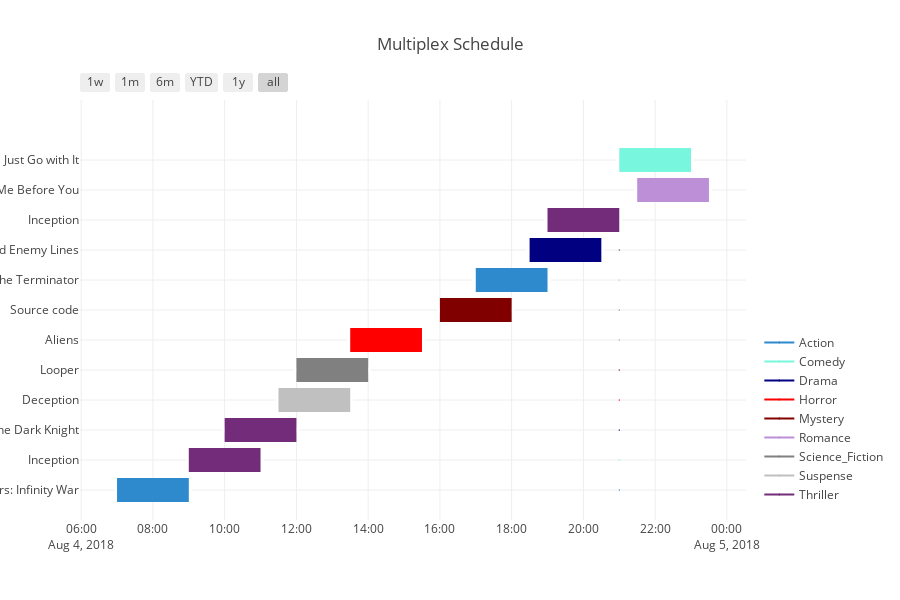

Write notebook code for a chart like this one.
### Markdown cell above
**Draw the Gantt Chart**

We cannot use a named color scale to map String values, so we pass in our colors dictionary to be used to assign colors to the different values of 'Category' in our dataset.

**bar_width** sets the width (in this portrayal, the height) of each bar. A bar_width of 0.4 equals the distance between two grid lines on the Y axis.

### Code cell
fig = ff.create_gantt(multiplex_schedule,
                      title='Multiplex Schedule',
                      
                      colors=color_dict, 
                      index_col='Category',
                      show_colorbar=True,
                      
                      bar_width=0.4,
                      
                      showgrid_x=True, 
                      showgrid_y=True,
                     )

offline.iplot(fig)

### Figure 1 — Plotly figure (JSON) as saved in the notebook; plotly's stock layout.template omitted (floating-point values rounded to 4 significant figures)
{"data": [{"marker": {"color": "white"}, "name": "", "type": "scatter", "uid": "a096e9e8-9c60-11e8-9c0b-6030d4660e22", "x": ["2018-08-04 7:00", "2018-08-04 9:00"], "y": [0, 0]}, {"marker": {"color": "white"}, "name": "", "type": "scatter", "uid": "a096ebbe-9c60-11e8-a50d-6030d4660e22", "x": ["2018-08-04 9:00", "2018-08-04 11:00"], "y": [1, 1]}, {"marker": {"color": "white"}, "name": "", "type": "scatter", "uid": "a096ecd8-9c60-11e8-a595-6030d4660e22", "x": ["2018-08-04 10:00", "2018-08-04 12:00"], "y": [2, 2]}, {"marker": {"color": "white"}, "name": "", "type": "scatter", "uid": "a096edba-9c60-11e8-9452-6030d4660e22", "x": ["2018-08-04 11:30", "2018-08-04 13:30"], "y": [3, 3]}, {"marker": {"color": "white"}, "name": "", "type": "scatter", "uid": "a096ee98-9c60-11e8-9e7b-6030d4660e22", "x": ["2018-08-04 12:00", "2018-08-04 14:00"], "y": [4, 4]}, {"marker": {"color": "white"}, "name": "", "type": "scatter", "uid": "a096ef62-9c60-11e8-8ce9-6030d4660e22", "x": ["2018-08-04 13:30", "2018-08-04 15:30"], "y": [5, 5]}, {"marker": {"color": "white"}, "name": "", "type": "scatter", "uid": "a096f034-9c60-11e8-ad96-6030d4660e22", "x": ["2018-08-04 16:00", "2018-08-04 18:00"], "y": [6, 6]}, {"marker": {"color": "white"}, "name": "", "type": "scatter", "uid": "a096f0fa-9c60-11e8-8d74-6030d4660e22", "x": ["2018-08-04 17:00", "2018-08-04 19:00"], "y": [7, 7]}, {"marker": {"color": "white"}, "name": "", "type": "scatter", "uid": "a096f1c2-9c60-11e8-9cb5-6030d4660e22", "x": ["2018-08-04 18:30", "2018-08-04 20:30"], "y": [8, 8]}, {"marker": {"color": "white"}, "name": "", "type": "scatter", "uid": "a096f28a-9c60-11e8-b517-6030d4660e22", "x": ["2018-08-04 19:00", "2018-08-04 21:00"], "y": [9, 9]}, {"marker": {"color": "white"}, "name": "", "type": "scatter", "uid": "a096f352-9c60-11e8-9175-6030d4660e22", "x": ["2018-08-04 21:30", "2018-08-04 23:30"], "y": [10, 10]}, {"marker": {"color": "white"}, "name": "", "type": "scatter", "uid": "a096f410-9c60-11e8-ad23-6030d4660e22", "x": ["2018-08-04 21:00", "2018-08-04 23:00"], "y": [11, 11]}, {"hoverinfo": "none", "marker": {"color": "rgb(46, 137, 205)", "size": 1}, "name": "Action", "showlegend": true, "type": "scatter", "uid": "a096f4d8-9c60-11e8-ba84-6030d4660e22", "x": ["2018-08-04 21:00", "2018-08-04 21:00"], "y": [0, 0]}, {"hoverinfo": "none", "marker": {"color": "rgb(120, 247, 222)", "size": 1}, "name": "Comedy", "showlegend": true, "type": "scatter", "uid": "a096f58c-9c60-11e8-a1fb-6030d4660e22", "x": ["2018-08-04 21:00", "2018-08-04 21:00"], "y": [1, 1]}, {"hoverinfo": "none", "marker": {"color": "rgb(0, 0, 128)", "size": 1}, "name": "Drama", "showlegend": true, "type": "scatter", "uid": "a096f654-9c60-11e8-ab44-6030d4660e22", "x": ["2018-08-04 21:00", "2018-08-04 21:00"], "y": [2, 2]}, {"hoverinfo": "none", "marker": {"color": "rgb(255, 0, 0)", "size": 1}, "name": "Horror", "showlegend": true, "type": "scatter", "uid": "a096f712-9c60-11e8-b0db-6030d4660e22", "x": ["2018-08-04 21:00", "2018-08-04 21:00"], "y": [3, 3]}, {"hoverinfo": "none", "marker": {"color": "rgb(128, 0, 0)", "size": 1}, "name": "Mystery", "showlegend": true, "type": "scatter", "uid": "a096f7c6-9c60-11e8-86e0-6030d4660e22", "x": ["2018-08-04 21:00", "2018-08-04 21:00"], "y": [4, 4]}, {"hoverinfo": "none", "marker": {"color": "rgb(189, 143, 215)", "size": 1}, "name": "Romance", "showlegend": true, "type": "scatter", "uid": "a096f886-9c60-11e8-91aa-6030d4660e22", "x": ["2018-08-04 21:00", "2018-08-04 21:00"], "y": [5, 5]}, {"hoverinfo": "none", "marker": {"color": "rgb(128, 128, 128)", "size": 1}, "name": "Science_Fiction", "showlegend": true, "type": "scatter", "uid": "a096f938-9c60-11e8-8c18-6030d4660e22", "x": ["2018-08-04 21:00", "2018-08-04 21:00"], "y": [6, 6]}, {"hoverinfo": "none", "marker": {"color": "rgb(192, 192, 192)", "size": 1}, "name": "Suspense", "showlegend": true, "type": "scatter", "uid": "a096f9ec-9c60-11e8-93c6-6030d4660e22", "x": ["2018-08-04 21:00", "2018-08-04 21:00"], "y": [7, 7]}, {"hoverinfo": "none", "marker": {"color": "rgb(114, 44, 121)", "size": 1}, "name": "Thriller", "showlegend": true, "type": "scatter", "uid": "a096faa8-9c60-11e8-82ac-6030d4660e22", "x": ["2018-08-04 21:00", "2018-08-04 21:00"], "y": [8, 8]}], "layout": {"height": 600, "hovermode": "closest", "shapes": [{"fillcolor": "rgb(46, 137, 205)", "line": {"width": 0}, "opacity": 1, "type": "rect", "x0": "2018-08-04 7:00", "x1": "2018-08-04 9:00", "xref": "x", "y0": -0.4, "y1": 0.4, "yref": "y"}, {"fillcolor": "rgb(114, 44, 121)", "line": {"width": 0}, "opacity": 1, "type": "rect", "x0": "2018-08-04 9:00", "x1": "2018-08-04 11:00", "xref": "x", "y0": 0.6, "y1": 1.4, "yref": "y"}, {"fillcolor": "rgb(114, 44, 121)", "line": {"width": 0}, "opacity": 1, "type": "rect", "x0": "2018-08-04 10:00", "x1": "2018-08-04 12:00", "xref": "x", "y0": 1.6, "y1": 2.4, "yref": "y"}, {"fillcolor": "rgb(192, 192, 192)", "line": {"width": 0}, "opacity": 1, "type": "rect", "x0": "2018-08-04 11:30", "x1": "2018-08-04 13:30", "xref": "x", "y0": 2.6, "y1": 3.4, "yref": "y"}, {"fillcolor": "rgb(128, 128, 128)", "line": {"width": 0}, "opacity": 1, "type": "rect", "x0": "2018-08-04 12:00", "x1": "2018-08-04 14:00", "xref": "x", "y0": 3.6, "y1": 4.4, "yref": "y"}, {"fillcolor": "rgb(255, 0, 0)", "line": {"width": 0}, "opacity": 1, "type": "rect", "x0": "2018-08-04 13:30", "x1": "2018-08-04 15:30", "xref": "x", "y0": 4.6, "y1": 5.4, "yref": "y"}, {"fillcolor": "rgb(128, 0, 0)", "line": {"width": 0}, "opacity": 1, "type": "rect", "x0": "2018-08-04 16:00", "x1": "2018-08-04 18:00", "xref": "x", "y0": 5.6, "y1": 6.4, "yref": "y"}, {"fillcolor": "rgb(46, 137, 205)", "line": {"width": 0}, "opacity": 1, "type": "rect", "x0": "2018-08-04 17:00", "x1": "2018-08-04 19:00", "xref": "x", "y0": 6.6, "y1": 7.4, "yref": "y"}, {"fillcolor": "rgb(0, 0, 128)", "line": {"width": 0}, "opacity": 1, "type": "rect", "x0": "2018-08-04 18:30", "x1": "2018-08-04 20:30", "xref": "x", "y0": 7.6, "y1": 8.4, "yref": "y"}, {"fillcolor": "rgb(114, 44, 121)", "line": {"width": 0}, "opacity": 1, "type": "rect", "x0": "2018-08-04 19:00", "x1": "2018-08-04 21:00", "xref": "x", "y0": 8.6, "y1": 9.4, "yref": "y"}, {"fillcolor": "rgb(189, 143, 215)", "line": {"width": 0}, "opacity": 1, "type": "rect", "x0": "2018-08-04 21:30", "x1": "2018-08-04 23:30", "xref": "x", "y0": 9.6, "y1": 10.4, "yref": "y"}, {"fillcolor": "rgb(120, 247, 222)", "line": {"width": 0}, "opacity": 1, "type": "rect", "x0": "2018-08-04 21:00", "x1": "2018-08-04 23:00", "xref": "x", "y0": 10.6, "y1": 11.4, "yref": "y"}], "showlegend": true, "title": "Multiplex Schedule", "width": 900, "xaxis": {"rangeselector": {"buttons": [{"count": 7, "label": "1w", "step": "day", "stepmode": "backward"}, {"count": 1, "label": "1m", "step": "month", "stepmode": "backward"}, {"count": 6, "label": "6m", "step": "month", "stepmode": "backward"}, {"count": 1, "label": "YTD", "step": "year", "stepmode": "todate"}, {"count": 1, "label": "1y", "step": "year", "stepmode": "backward"}, {"step": "all"}]}, "showgrid": true, "type": "date", "zeroline": false}, "yaxis": {"autorange": false, "range": [-1, 13], "showgrid": true, "ticktext": ["Avengers: Infinity War", "Inception", "The Dark Knight", "Deception", "Looper", "Aliens", "Source code", "The Terminator", "Behind Enemy Lines", "Inception", "Me Before You", "Just Go with It"], "tickvals": [0, 1, 2, 3, 4, 5, 6, 7, 8, 9, 10, 11], "zeroline": false}}}
